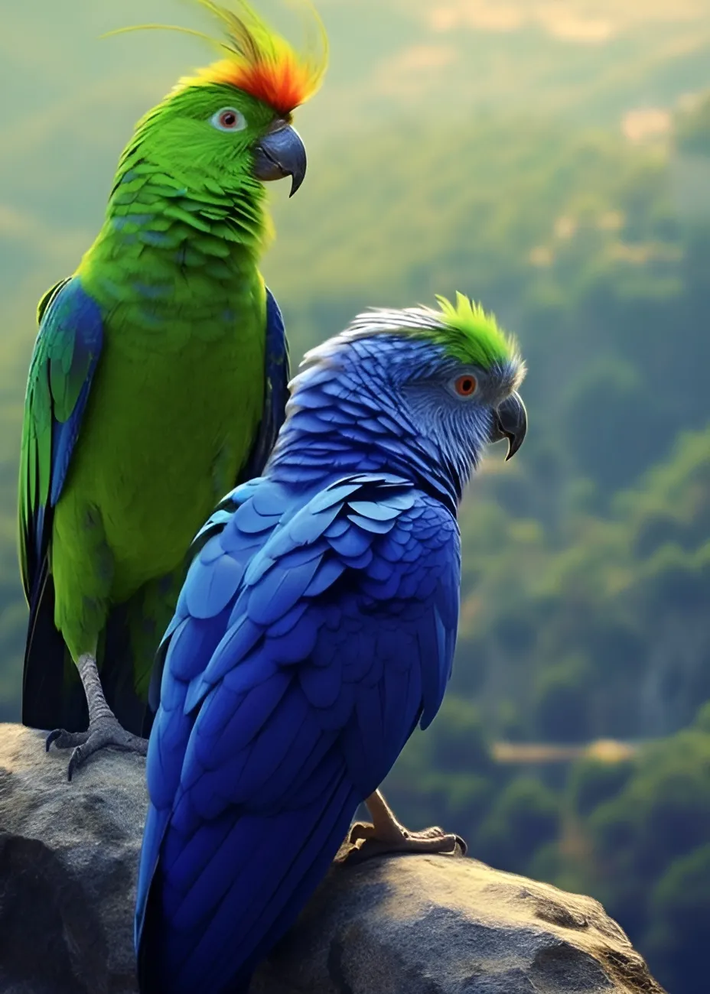
#> input picture 1.png, 710 x 994 px, shrunk from 928 x 1300 before the run
$ jupyter execute RGB_to_GARY.ipynb
#> lines starting #> are read from the running program, lines starting #| are printed output that depends on the picture
[cell 1]
import cv2
from matplotlib import pyplot as plt

[cell 2]
def is_gray(image):
    lenShape = len(image.shape)
    if lenShape < 3:
        return True
    return False

[cell 3]
def show_image(image):
    cv2.imshow('Image', image)
    cv2.waitKey(0)
    cv2.destroyAllWindows()

[cell 4]
image = cv2.imread('1.png')
#> image is the input picture: shape (994, 710, 3); mean B, G, R 99.7, 106, 87.5
#show_image(image)

[cell 5]
image.shape
#> Out = (994, 710, 3)

[cell 6]
if not is_gray(image):
    print('Image is not GrayScale and convert it to Gray ')
    image = cv2.cvtColor(image, cv2.COLOR_BGR2GRAY)
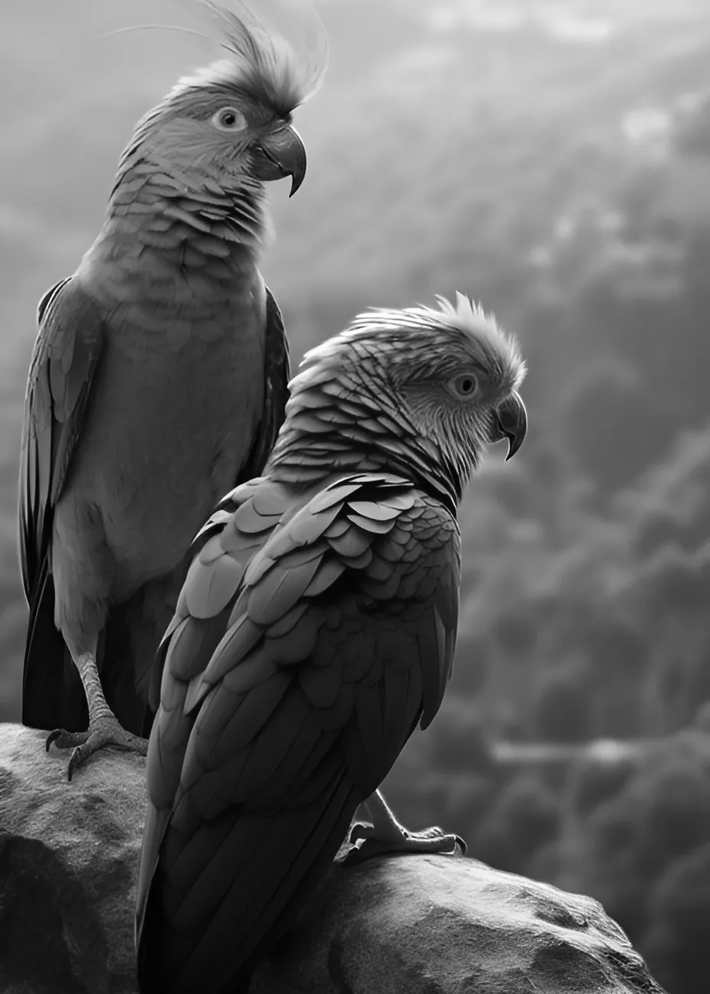
#> image: shape (994, 710); min 0, max 255, mean 99.8

if is_gray(image):
    print('is Gray')
else:
    print('Is RGB')

[cell 7]
show_image(image)

[cell 8]
image.shape
#> Out = (994, 710)
